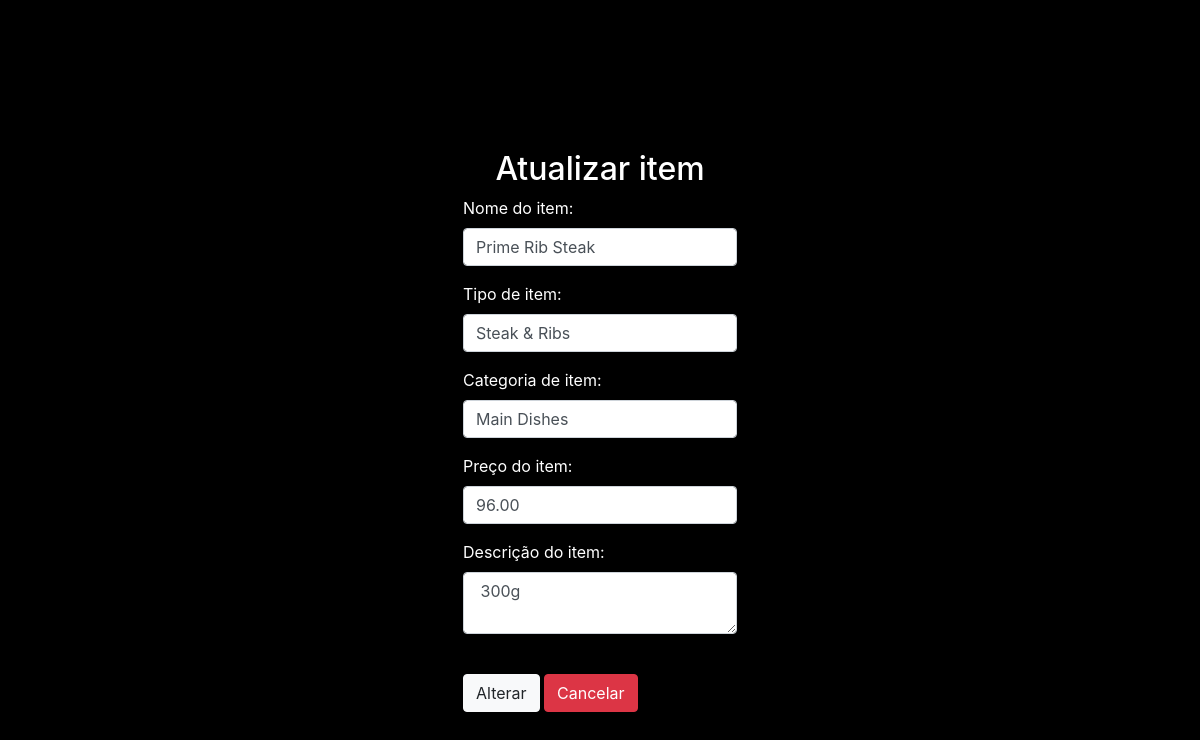
The app's page /adminSide/menuCrud/updateItem.php?id=MD1 with its own data.
### tables this page shows
CREATE TABLE `Menu` (
  `item_id` varchar(6) NOT NULL,
  `item_name` varchar(255) DEFAULT NULL,
  `item_type` varchar(255) DEFAULT NULL,
  `item_category` varchar(255) DEFAULT NULL,
  `item_price` decimal(10,2) DEFAULT NULL,
  `item_description` varchar(255) DEFAULT NULL
);

### adminSide/menuCrud/updateItem.php (the view, shortened to what this page needs)
<?php
require_once "../config.php";
$item_id = $item_name = $item_type = $item_category = $item_price = $item_description = "";
if (isset($_GET['id']) && !empty($_GET['id'])) {
    $sql = "SELECT * FROM Menu WHERE item_id = ?";
    if ($stmt = mysqli_prepare($link, $sql)) {
        mysqli_stmt_bind_param($stmt, "s", $param_item_id);
        if (mysqli_stmt_execute($stmt)) {
            $result = mysqli_stmt_get_result($stmt);
            if (mysqli_num_rows($result) == 1) {
                $row = mysqli_fetch_assoc($result);
                $item_name = $row['item_name'];
                $item_type = $row['item_type'];
                $item_category = $row['item_category'];
                $item_price = $row['item_price'];
                $item_description = $row['item_description'];
            } else {
                echo "Item not found.";
                exit();
            }
        } else {
            echo "Error retrieving item details.";
            exit();
        }
    }
}
?>
<!DOCTYPE html>
<html lang="en">
<head>
    <link rel="stylesheet" href="https://stackpath.bootstrapcdn.com/bootstrap/4.5.2/css/bootstrap.min.css">
</head>
<body>
     <div class="login-container">
        <div class="login_wrapper">
    <div class="wrapper">
    <h2 style="text-align: center;">Atualizar item</h2>
    <form action="" method="post" >
        <div class="form-group">
            <label for="item_name"  class="form-label" >Nome do item:</label>
            <input type="text" name="item_name" id="item_name" class="form-control"  placeholder="Spaghetti" value="<?php echo htmlspecialchars($item_name); ?>" required>
        </div>
        <div class="form-group">
            <label for="item_type"  class="form-label">Tipo de item:</label>
            <input type="text" name="item_type" id="item_type" class="form-control"placeholder="Beer, Cocktail, etc .." value="<?php echo htmlspecialchars($item_type); ?>" required>
        </div>
        <div class="form-group"  class="form-label">
            <label for="item_category" >Categoria de item:</label>
            <input type="text" name="item_category" id="item_category" class="form-control" placeholder="Main Dish/ Side Dish/ Drinks" value="<?php echo htmlspecialchars($item_category); ?>" required>
        </div>
        <div class="form-group" class="form-label">
            <label for="item_price">Preço do item:</label>
            <input type="number" min=0.01 step="0.01" name="item_price" id="item_price" placeholder="Enter Item Price"class="form-control" value="<?php echo htmlspecialchars($item_price);?>" required>
        </div>
        <div class="form-group" >
            <label for="item_description" class="form-label" >Descrição do item:</label>
            <textarea name="item_description" id="item_description" placeholder="The dish...." required class="form-control"> <?php echo htmlspecialchars($item_description); ?> </textarea>
        </div>
        <br>
        <button class="btn btn-light" type="submit" name="submit" value="submit">Alterar</button>
        <a class="btn btn-danger" href="../panel/menu-panel.php" >Cancelar</a>
    </form>
    </div>
        </div>
    </div>
</body>
</html>

### adminSide/menuCrud/updateItem.php (style rules this page uses)
body { display: flex; justify-content: center; align-items: center; background-color: black; color: white; }
.login-container { padding: 50px; border-radius: 10px; margin: 100px auto; max-width: 500px; }

### records on screen
menu: item_name "Prime Rib Steak", item_type "Steak & Ribs", item_category "Main Dishes", item_price "96.00", item_description "300g"
